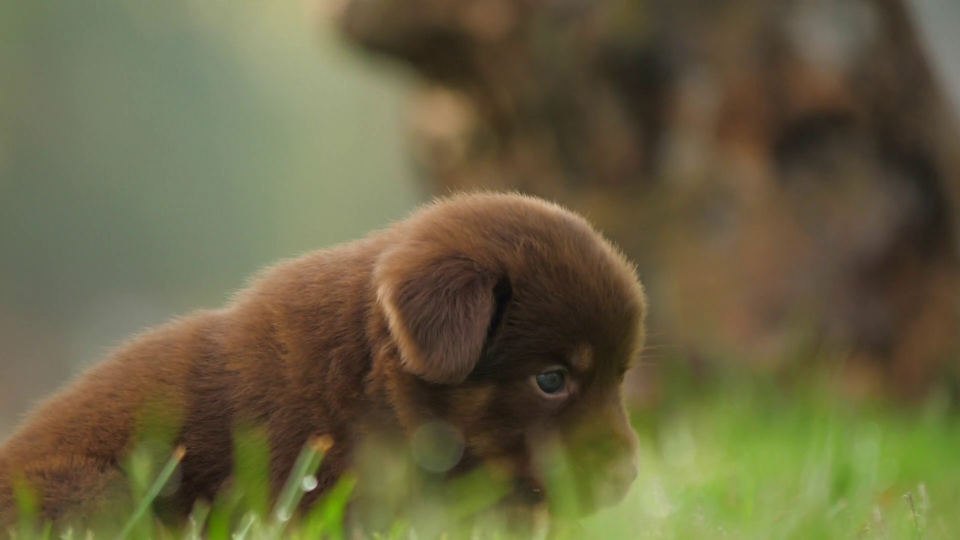
#> input picture ImageAug/images/original/img012.png, 1920 x 1080 px (shown at 1/2 size); its folder holds only this picture in this run
$ python main.py
#> lines starting #> are read from the running program, lines starting #| are printed output that depends on the picture
### ImageAug/Affine.py
import cv2
import os
import random
import numpy as np

path = "images/original"


def Affine():
    num = 0
    for file_name in os.listdir(path):
        if random.randrange(-1, 1) < 0:
            continue
        else:
            img = cv2.imread(path + '/' + file_name)
#> img is the input picture: shape (1080, 1920, 3); mean B, G, R 66.4, 98.3, 104.7
            # cv2.imshow("original", img)
            # cv2.waitKey(0)

            height, width = img.shape[:2]
#> height = 1080; width = 1920

            point1 = np.float32([[150, 150], [400, 150], [600, 400]])
            point2 = np.float32([[80, 100], [400, 150], [900, 500]])
            point3 = np.float32([[250, 80], [400, 150], [450, 650]])

            # 随机仿射
            if random.randrange(-1, 1) > -0.5:
                M = cv2.getAffineTransform(point1, point2)
            else:
                M = cv2.getAffineTransform(point1, point3)
            img_change = cv2.warpAffine(img, M, (int(width), int(height)), borderValue=(255, 255, 255))
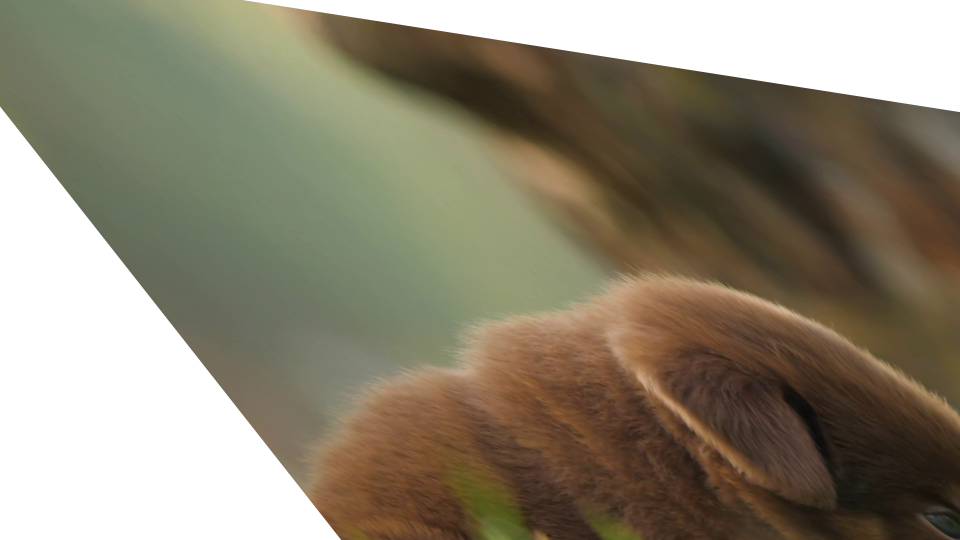
#> img_change: shape (1080, 1920, 3) (shown at 1/2 size); mean B, G, R 113.4, 132.2, 140
            cv2.imwrite("images/Affine/imgAff{}.png".format(num), img_change)
            num = num + 1

            # cv2.imshow("new", img_change)
            # cv2.waitKey(0)

### ImageAug/Mosaic.py
import cv2
import os
import random
import numpy as np

path = "images/original"
face_location = [400, 200, 1500, 800]

x = face_location[0]
y = face_location[1]
w = face_location[2] - face_location[0]
h = face_location[3] - face_location[1]


# 局部马赛克处理
def mosaic(img, x, y, w, h, neighbor=15):
    """

    :param img:
    :param x:  马赛克左顶点x坐标
    :param y:  马赛克左顶点y坐标
    :param w:  马赛克宽度
    :param h:  马赛克高度
    :param neighbor:  马赛克小块宽度
    """
#> called with x = 400, y = 200, w = 1100, h = 600, neighbor = 15
    for i in range(0, h, neighbor):
        for j in range(0, w, neighbor):
            rect = [j + x, i + y]
            color = img[i + y][j + x].tolist()  # 每次都选左上角像素颜色代替马赛克小块颜色
            left_up = (rect[0], rect[1])
            x2 = rect[0] + neighbor - 1
            y2 = rect[1] + neighbor - 1
            if x2 > x + w:
                x2 = x + w
            if y2 > y + h:
                y2 = y + h
            right_down = (x2, y2)
            cv2.rectangle(img, left_up, right_down, color, thickness=-1)  # 将马赛克小块颜色替换

    return img


def do_mosaic():
    num = 0
    for file_name in os.listdir(path):
        if random.randrange(-1, 1) < 0:
            continue
        else:
            img = cv2.imread(path + '/' + file_name)
            img_change = mosaic(img, x, y, w, h)
            cv2.imwrite("images/Mosaic/imgMos{}.png".format(num), img_change)
            num = num + 1
            # cv2.imshow("new", img_change)
            # cv2.waitKey(0)

### ImageAug/Translations.py
import numpy as np
import cv2
import random
import os

file_path = "images/original"


def Translation():
    num = 0
    for img_name in os.listdir(file_path):
        if random.randrange(-1, 1) < 0:  # 选择50%的图片进行平移
            continue
        else:
            img = cv2.imread(file_path + '/' + img_name)
            height, width = img.shape[:2]
#> height = 1080; width = 1920

            x_change = random.randint(-500, 500)
            y_change = random.randint(-500, 500)

            # 平移矩阵
            if x_change < 0 and y_change < 0:
                img_change1 = cv2.copyMakeBorder(img, 0, abs(y_change)+300, 0, abs(x_change)+300,
                                                 borderType=cv2.BORDER_REPLICATE)
            if x_change > 0 and y_change < 0:
                img_change1 = cv2.copyMakeBorder(img, 0, abs(y_change)+300, abs(x_change)+300, 0,
                                                 borderType=cv2.BORDER_REPLICATE)
            if x_change < 0 and y_change > 0:
                img_change1 = cv2.copyMakeBorder(img, abs(y_change)+300, 0, 0, abs(x_change)+300,
                                                 borderType=cv2.BORDER_REPLICATE)
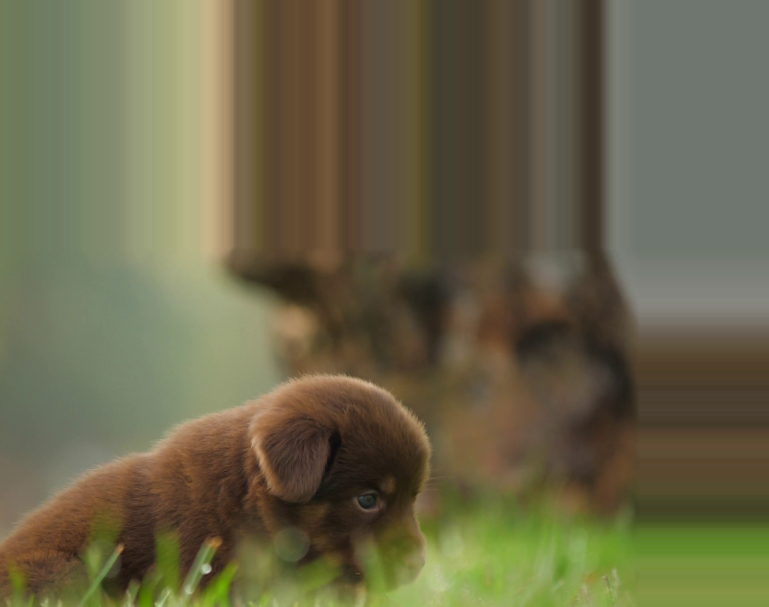
#> img_change1: shape (1820, 2306, 3) (shown at 1/3 size); mean B, G, R 73.7, 101.7, 106.4
            else:
                img_change1 = cv2.copyMakeBorder(img, abs(y_change)+300, 0, abs(x_change)+300, 0, borderType=cv2.BORDER_REPLICATE)
            M = np.array([[1, 0, -200], [0, 1, -200]], dtype=np.float32)
            img_change = cv2.warpAffine(img_change1, M, dsize=(int(width), int(height)), borderValue=(255, 255, 255))
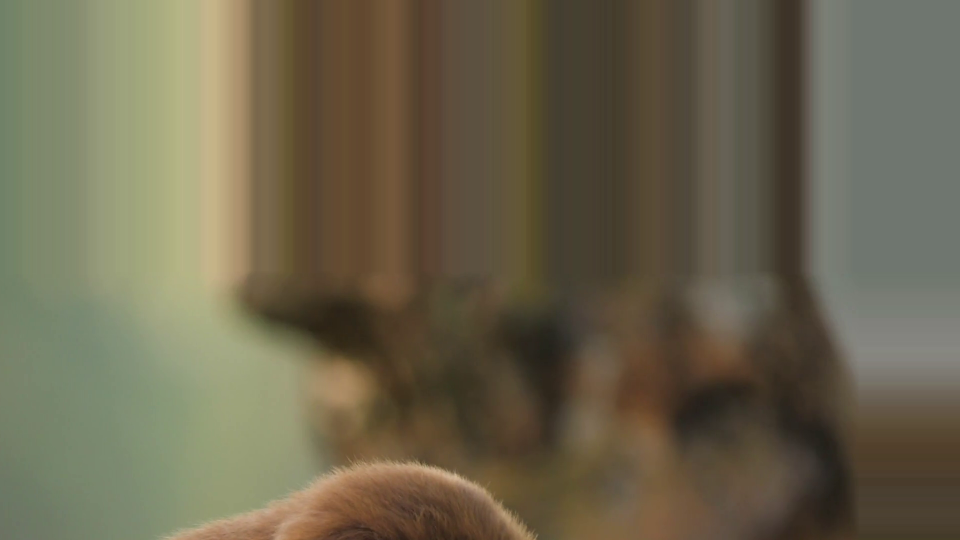
#> img_change: shape (1080, 1920, 3) (shown at 1/2 size); mean B, G, R 78, 100.7, 107.9
            cv2.imwrite("images/Translation/imgTrans{}.png".format(num), img_change)
            num = num + 1
            # cv2.imshow("show", img_change)
            # cv2.waitKey(0)

### ImageAug/Flipping.py
import cv2
import random
import os

path = "images/original"


def Flipping():
    num = 0
    for file_name in os.listdir(path):
        if random.randrange(-1, 1) < 0:  # 选择50%的图片进行翻转
            continue
        else:
            img = cv2.imread(path + "/" + file_name)
            rand = random.randint(-1, 2)

            # 随机翻转
            img_change = cv2.flip(img, rand)
            cv2.imwrite("images/Flipping/imgFlip{}.png".format(num), img_change)
            num = num + 1
            # cv2.imshow("new_image", img_change)
            # cv2.waitKey(0)

### ImageAug/main.py
import Affine
import Flipping
import Mosaic
import Translations

if __name__ == '__main__':
    Affine.Affine()
    Flipping.Flipping()
    Mosaic.do_mosaic()
    Translations.Translation()

$ run again, on ImageAug/images/original/img079.png
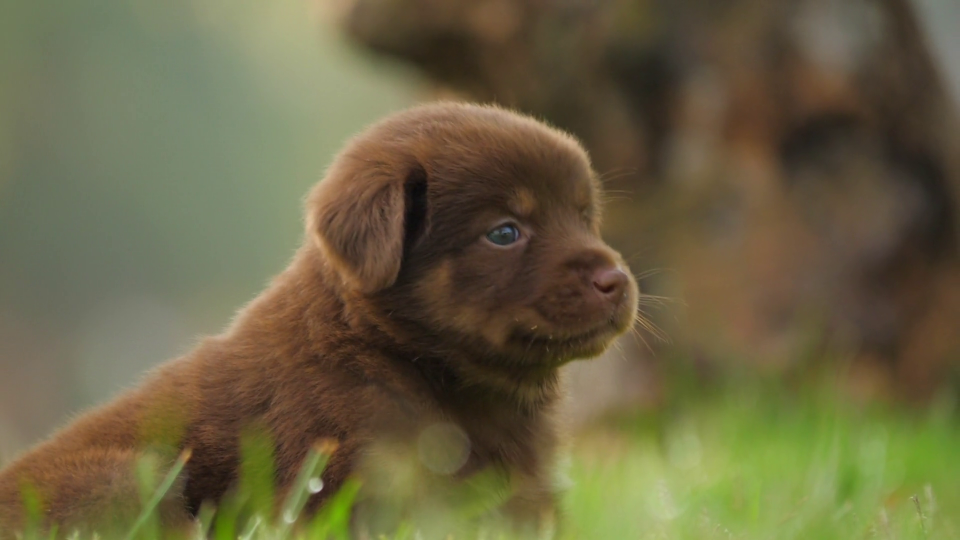
#> input picture ImageAug/images/original/img079.png, 1920 x 1080 px (shown at 1/2 size)
#> in Affine, img is the input picture: shape (1080, 1920, 3); mean B, G, R 67.4, 98.7, 105.9
#> in Translation, `img_change1 = cv2.copyMakeBorder(img, abs(y_change)+300, 0, 0, abs(x_c..`:
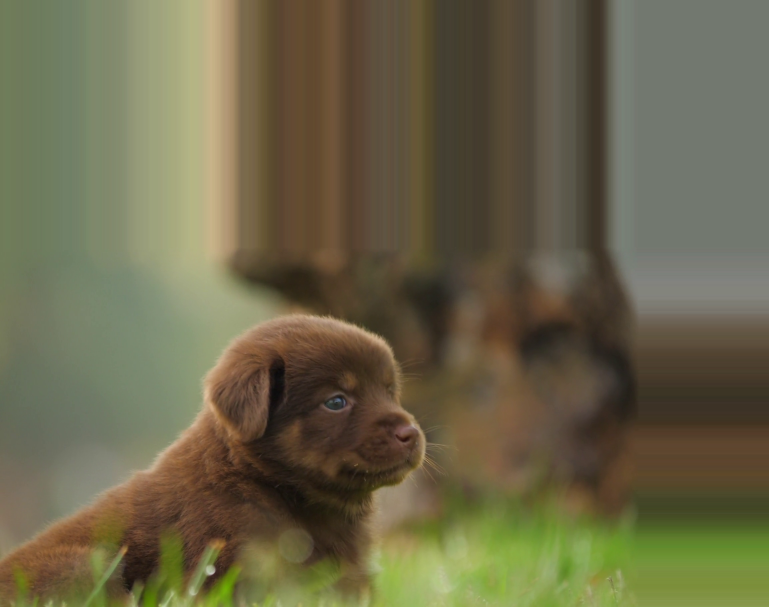
#> img_change1: shape (1820, 2306, 3) (shown at 1/3 size); mean B, G, R 73.8, 101.6, 106.8
#> in Translation, `img_change = cv2.warpAffine(img_change1, M, dsize=(int(width), int(hei..`:
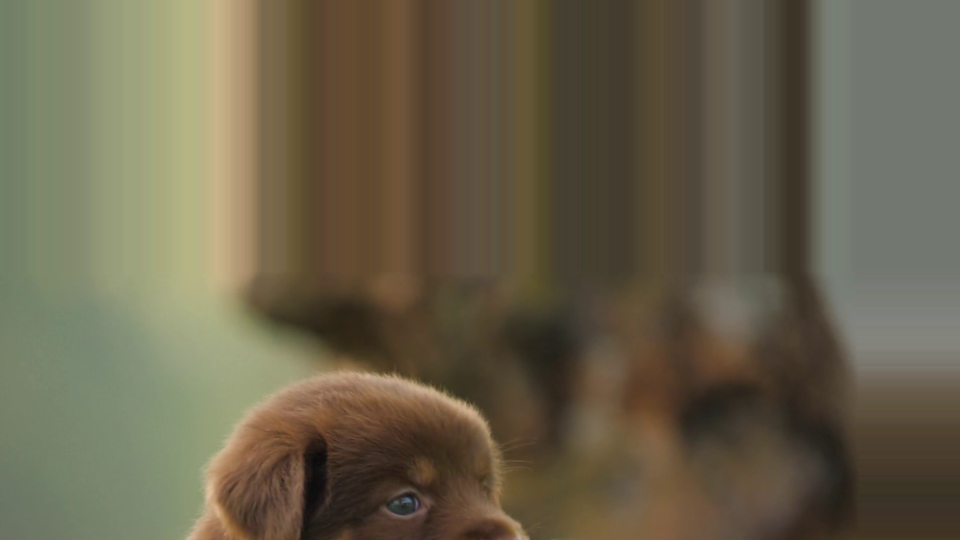
#> img_change: shape (1080, 1920, 3) (shown at 1/2 size); mean B, G, R 76, 97.8, 105.6

$ run again, on ImageAug/images/original/img113.png
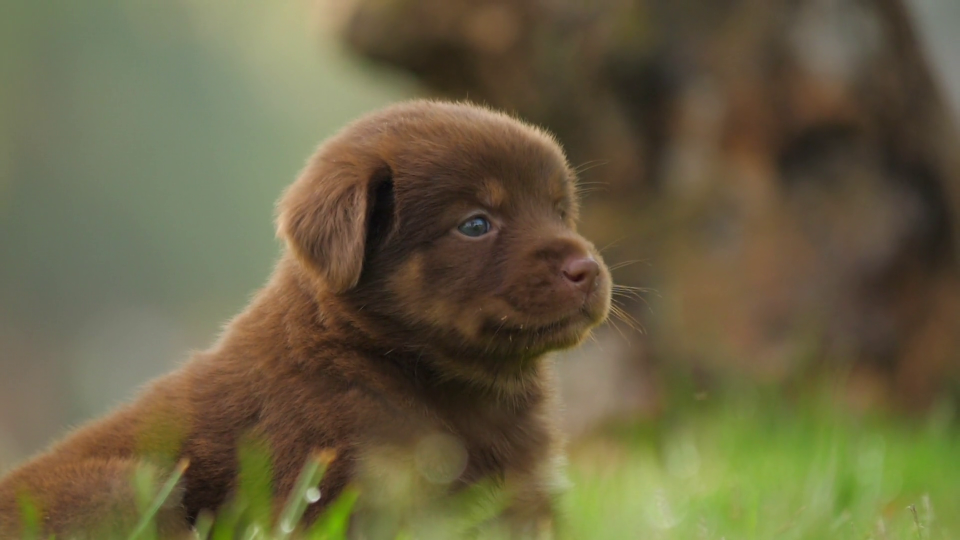
#> input picture ImageAug/images/original/img113.png, 1920 x 1080 px (shown at 1/2 size)
#> in Affine, img is the input picture: shape (1080, 1920, 3); mean B, G, R 67.5, 97.7, 105.5
#> in Translation, `img_change1 = cv2.copyMakeBorder(img, abs(y_change)+300, 0, 0, abs(x_c..`:
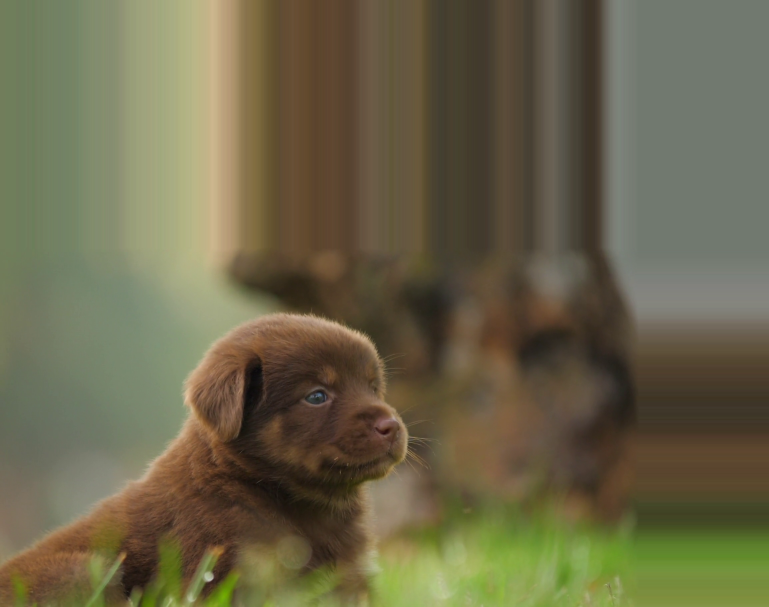
#> img_change1: shape (1820, 2306, 3) (shown at 1/3 size); mean B, G, R 74.4, 102, 107.4
#> in Translation, `img_change = cv2.warpAffine(img_change1, M, dsize=(int(width), int(hei..`:
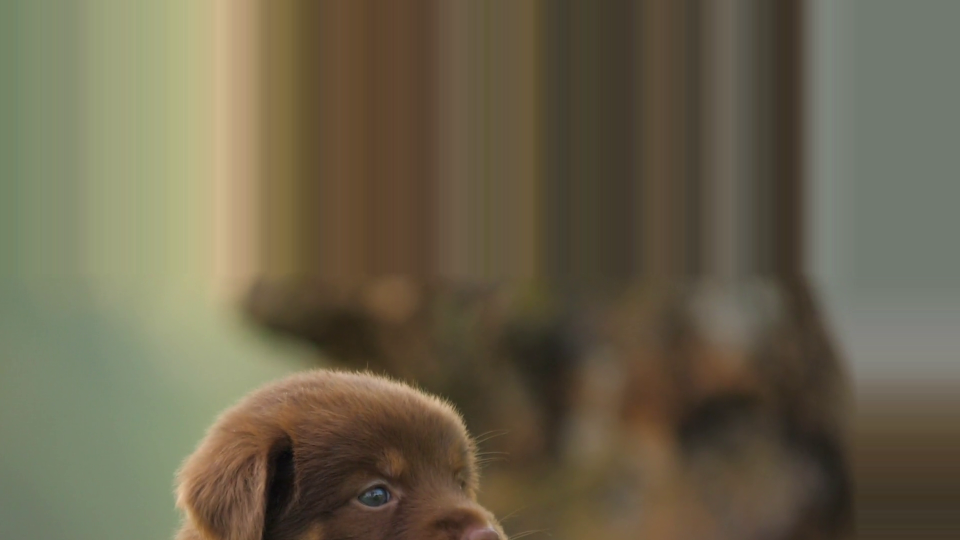
#> img_change: shape (1080, 1920, 3) (shown at 1/2 size); mean B, G, R 76.7, 98.9, 107
